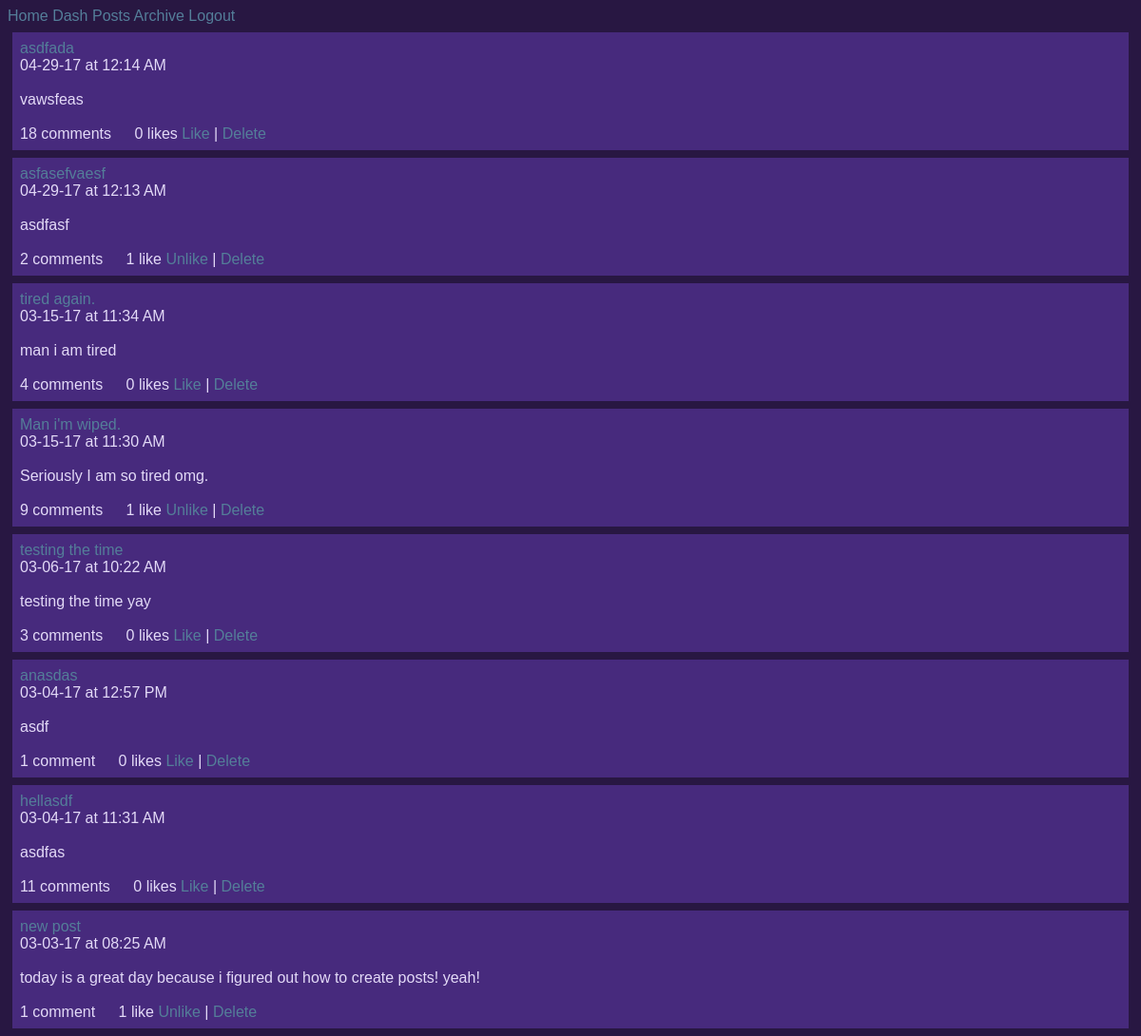
The app's page /ben/posts/ (signed in), older data.
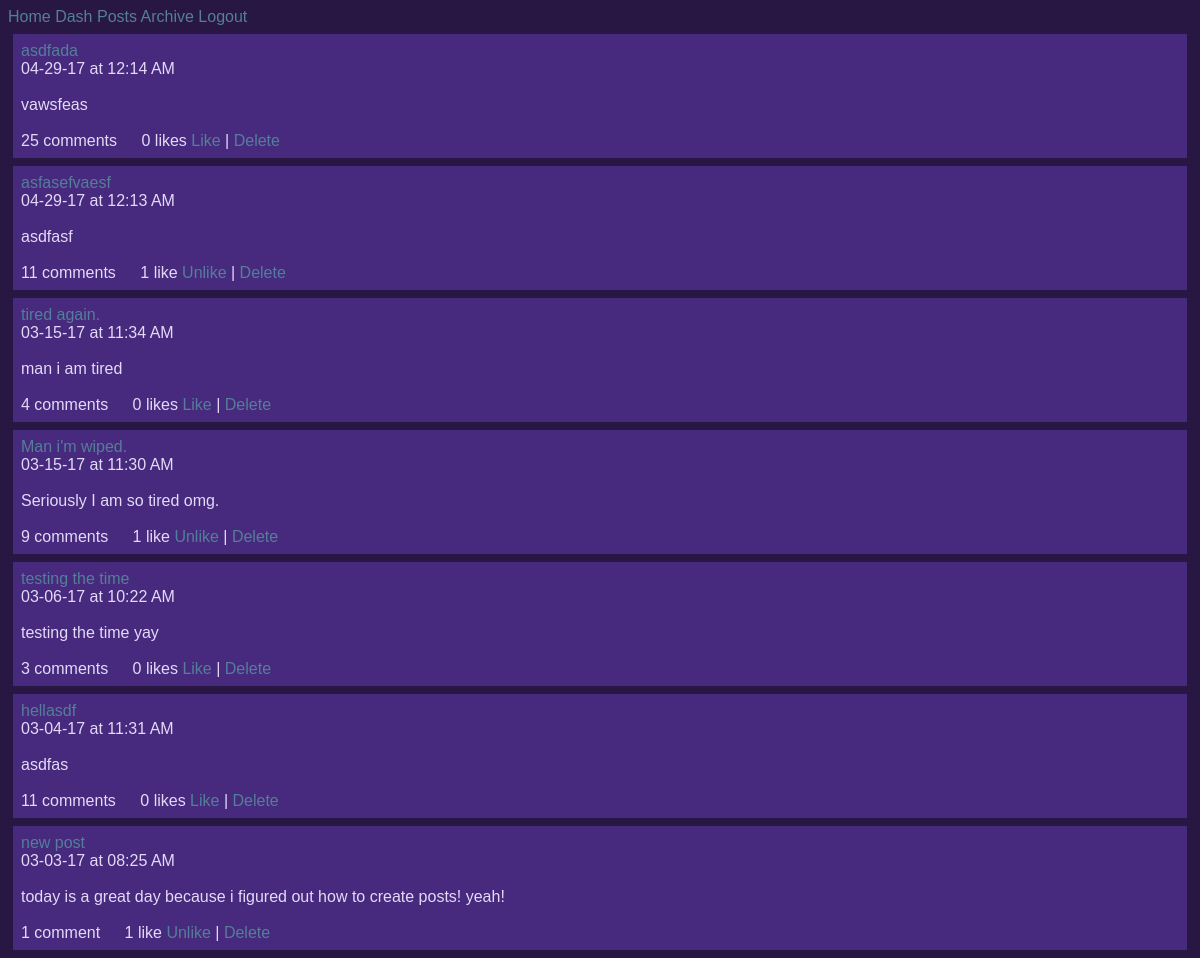
The same page, newer data.
### posts/models.py (models this page shows)
class Post(models.Model):
        title = models.CharField(max_length=100)
        pub_date = models.DateTimeField('date published', auto_now_add=True)
        body = models.TextField()
        user = models.ForeignKey(User, on_delete=models.CASCADE, null=True)
        def utc_to_local(self, utc_datetime):
	        return utc_datetime.astimezone(tz=None)
        def __str__(self):
	        date = self.utc_to_local(self.pub_date).strftime('%m-%d-%y')
	        time = self.utc_to_local(self.pub_date).strftime('%I:%M %p')
	        return '%s at %s \n\n %s \n\n' % (date, time, self.body)

### comments/models.py (models this page shows)
class Like(models.Model):
    post = models.ForeignKey(Post, on_delete=models.CASCADE, null=True)
    liker = models.ForeignKey(User, on_delete=models.CASCADE, null=True)

### posts/views.py (the view)
def index(request, username):
    try:
    	User.objects.get(username=username)
    except:
        context = {'username': None}
        return render(request, 'posts/index.html', context)
    user = User.objects.get(username=username)
    context = {'username': user}
    return render(request, 'posts/index.html', context)

### posts/templatetags/likes_features.py (called while the page is built)
@register.simple_tag
def like_text(count):
	if count == 1:
		return str(count) + " like"
	else:
		return str(count) + " likes"

@register.simple_tag
def comment_text_index(count):
	if count == 1:
		return str(count) + " comment"
	else:
		return str(count) + " comments"

@register.simple_tag
def like_button(user, post):
	if user.like_set.filter(post=post):
		like_text = "Unlike"
	else:
		like_text = "Like"
	return like_text

### posts/templates/posts/index.html (shortened to what this page needs)
{% extends 'Blog/base.html' %}
{% load likes_features %}
{% block content %}
{% if username == None %}
	<h1>"Whoa dude, this user doesn't exist!"</h1>
{% else %}
	{% for post in username.post_set.all reversed %}
		<div class="post">
			<a href={% url 'posts:display-post' username=username post_number=post.id %}>{{ post.title|linebreaksbr }}</a> <br>
			{{ post|linebreaksbr }}
			<span class="comments">
				{% comment_text_index post.comment_set.count %}
			</span>
			<span class="likes" id="like-{{ post.id }}">
			{% like_text post.like_set.count %}
			</span>
			{% if user.is_authenticated %}
			<span>
				<a href={% url 'comments:like' username=post.user.username post_id=post.id %} class="like-link" id="like-link-{{ post.id }}">
				{% like_button request.user post %}
				</a>
			{% endif %}
			</span>
			{% if user.is_authenticated and user == post.user %}
			<span class="delete"> |
				<a href={% url 'posts:delete-post' username=post.user.username post_number=post.id %} class="delete-link">Delete</a>
			</span>
			{% endif %}
		</div>
	{% endfor %}
{% endif %}
{% endblock content%}

Row changes from the older to the newer data that the page shows:
removed Post: title "anasdas", pub_date+body "03-04-17 at 12:57 PM asdf", id "1 comment", id "0 likes", auth_user.id "Like", shows "Delete"
computed for Post "asdfada": id "18 comments" → "25 comments"
computed for Post "asfasefvaesf": id "2 comments" → "11 comments"
